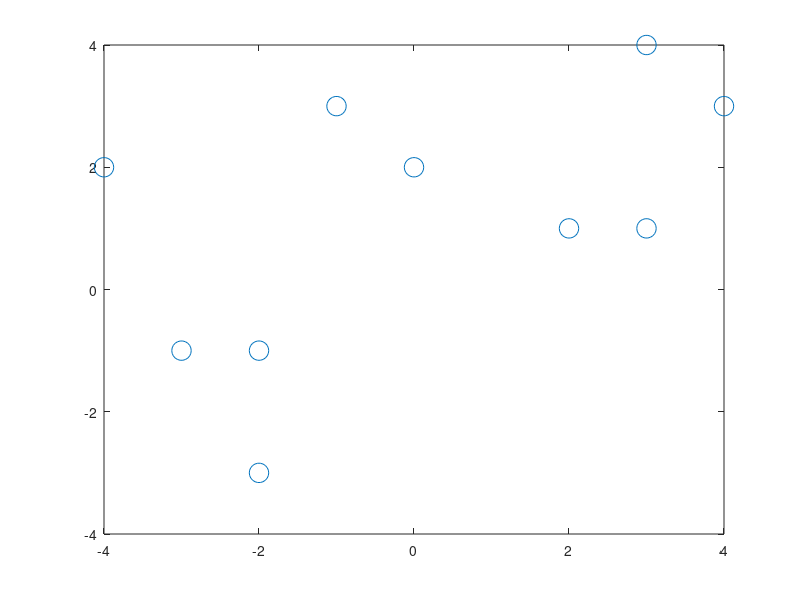
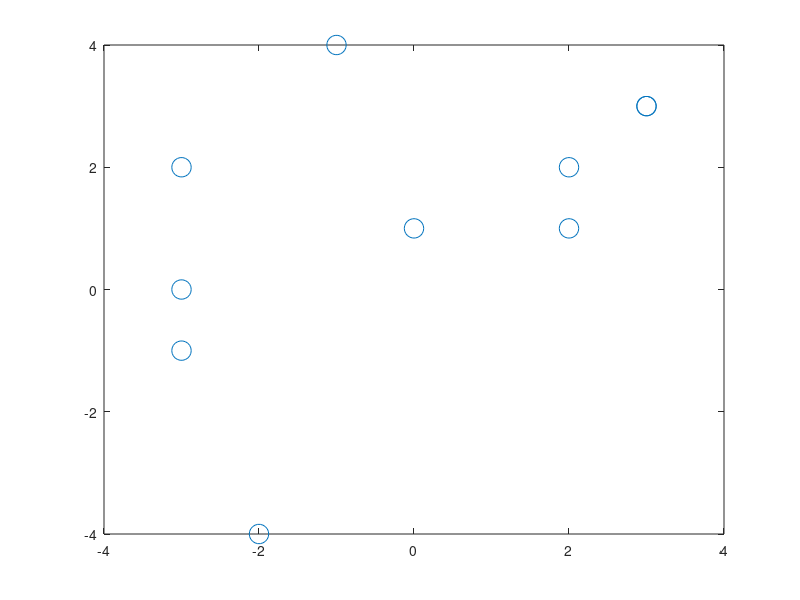
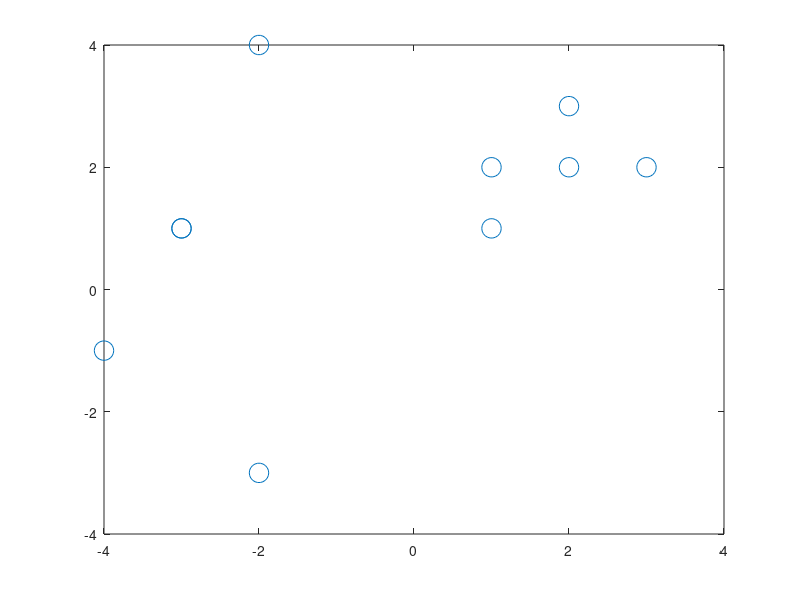
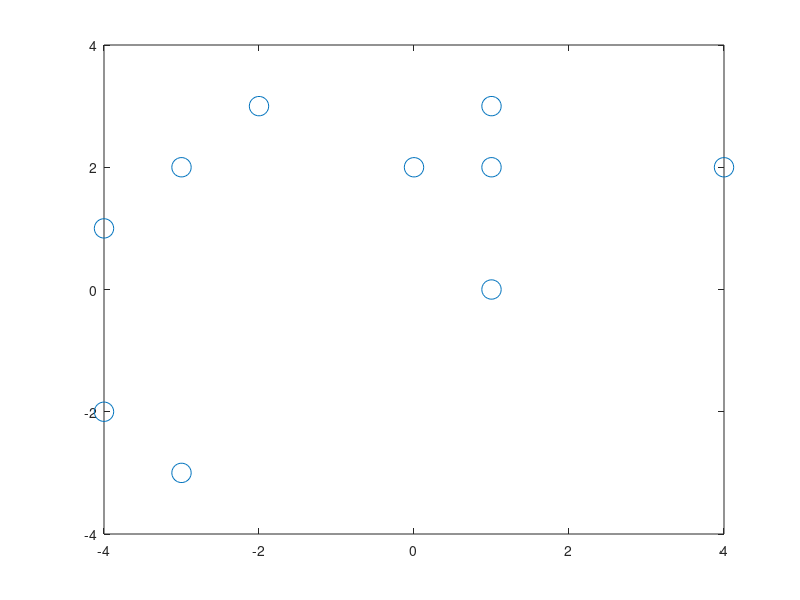

These figures' MATLAB source, in order:
% Se intetara introducir movimiento a la particula mediante la introduccion de 
% la variable de t (tiempo)
clear
clc
l=4; % Distancia de eje
p=1; % Resolucion 
n=10; % Numero de particulas
d=2; % Dimension
nm=10; % Numero de movimientos que realizara la particula.

k=(2*l/p)+1; % Posiciones permitidas

m=round(unifrnd(1,k,n,d)); % Matriz aleatoria de n particulas con d dimensiones 
                          % redondeada

for i=1:n
  for j=1:d
  dist(i,j)=(m(i,j)-1)*p+(-l); % Asigna la posicion en funcion de p
  end                              
end

posicion_original=dist

for w=1:nm % Repite el numero de movimientos deseado.

  z=[];
    
  for i=1:n
      x=zeros(1,d);
      b=randi([1,d],1,1); % Selecciona aleatoriamente una dimension a modificar.
      x(1,b)=randi([0,1]); % Subprograma que aleatoriamete elige valor positivo o 
      if x(1,b)>0          % negativo a modificar.
          x(1,b)=1;
      else
          x(1,b)=-1;
      end 
  z=[z;x]; % Matriz aleatoria de unos y ceros.
  end

  dist;
  mov=dist+z;

  for i=1:n % Rebotar la particula que se encuentra en el limite permitido.
      for j=1:d 
          comp=l-abs(mov(i,j));
          if mov(i,j)<0
              nop=-1;
          else
              nop=1;
          end
          if comp<0
              comp=comp+l;
              mov(i,j)=nop*comp;
          end
      end
  end
    
  plot(mov(:,1),mov(:,2),'o','markersize',14); % Intentar generalizar a n dim
  axis([-l l -l l])
  
  saveas(gcf,strcat('figura',num2str(w),'.jpg'))
  
  vh = get(gca);
  pause(.1);
  contador = 0;
  if n>1
    for i=1:n-1
      for j=(i+1):n
        if (sum(mov(i,:)==mov(j,:)) == d)
          contador=contador+1;
        end
      end
    end
  end
  
  mov
  contador
  dist=mov;

end






  